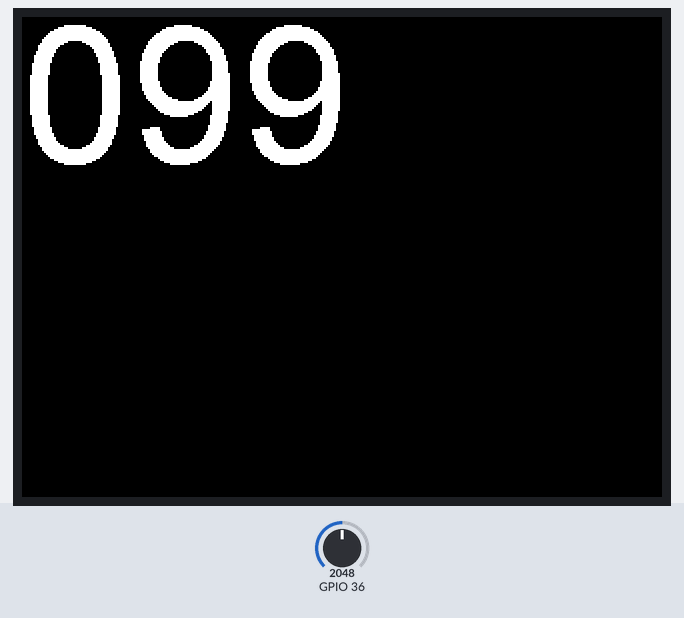
Recording of a sketch running on a simulated ESP32. Shown: 320×240 colour display. The inputs (shaded band) are chosen by the test bench; at power-on: GPIO 36 = 2048. What the sketch prints to the serial monitor is not drawn.

Above: at 1.4 s.
1.5 s: GPIO 36 set to 959
At 1.8 s:
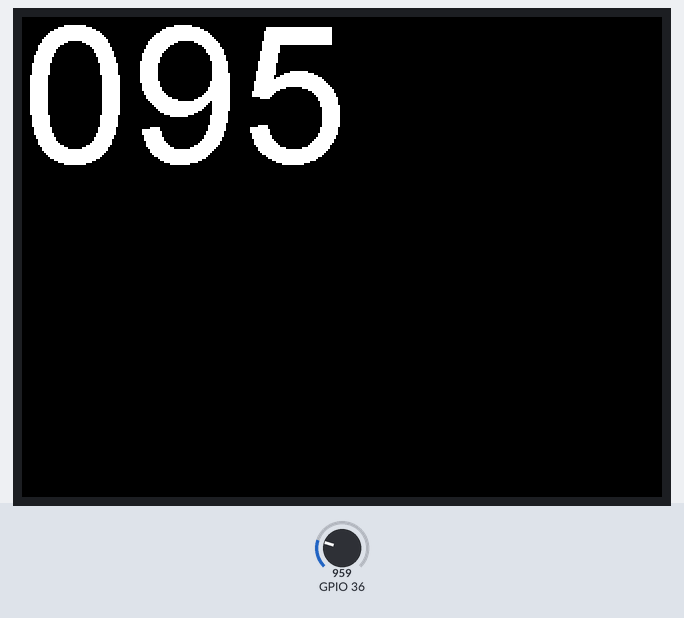
3.0 s: GPIO 36 set to 491
At 4.0 s:
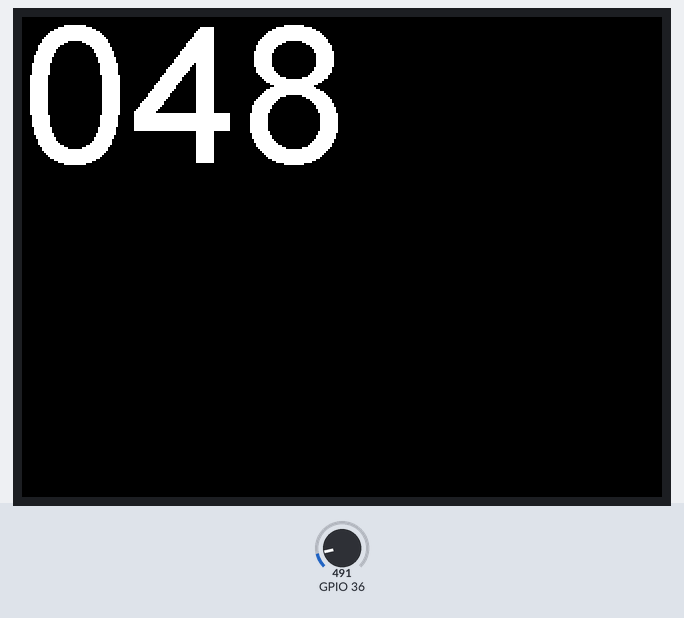
4.5 s: GPIO 36 set to 0
At 5.0 s:
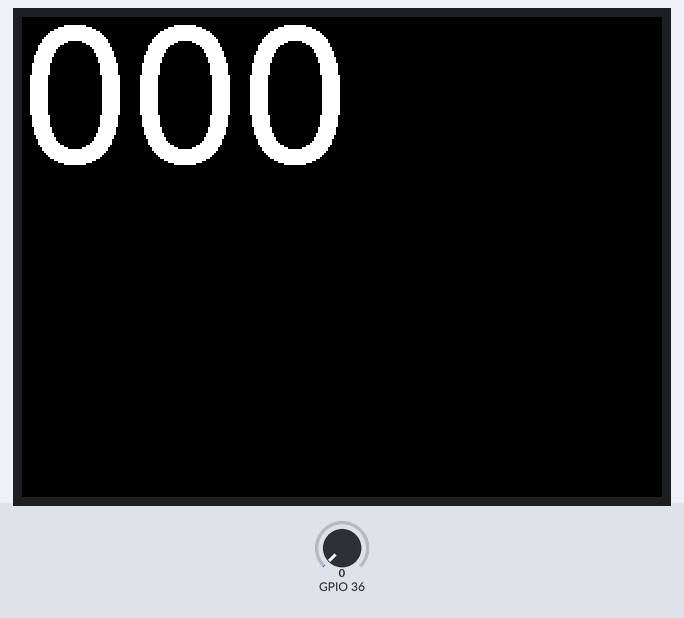
Timing chart, 0 to 7.5 s (numbered marks = the images above; inputs shaded):
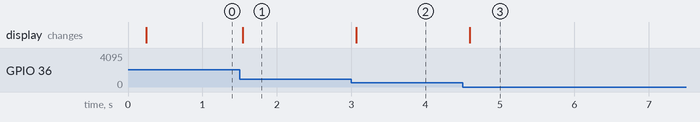

The sketch:

flex_preasure.ino
```cpp
#include <TFT_eSPI.h> // Graphics and font library for ILI9341 driver chip
#include <SPI.h>
int analogMin = 0;
int analogMax = 999;
int preasure , preasureMap;
char preasurePrint[4];

TFT_eSPI tft = TFT_eSPI();
void setup(void)

{
  Serial.begin(115200);
  tft.init();
  tft.setRotation(1);
  tft.fillScreen(TFT_BLACK);
}

void loop()
{
  tft.setTextColor(TFT_WHITE, TFT_BLACK);
  preasure = constrain(analogRead(A0), analogMin, analogMax);
  preasureMap = map(preasure, analogMin, analogMax, 0, 99); //grean to %
  sprintf(preasurePrint, "%03d", preasureMap);
  tft.drawString(preasurePrint, 0, 0, 8);
  Serial.println(analogRead(A0));
  delay(100);
}
```

Measured:
- after the input at 1.5 s, the display: changes at once (image 1)
- after the input at 3.0 s, the display: changes after 0.07 s (image 2)
- after the input at 4.5 s, the display: changes after 0.10 s (image 3)
